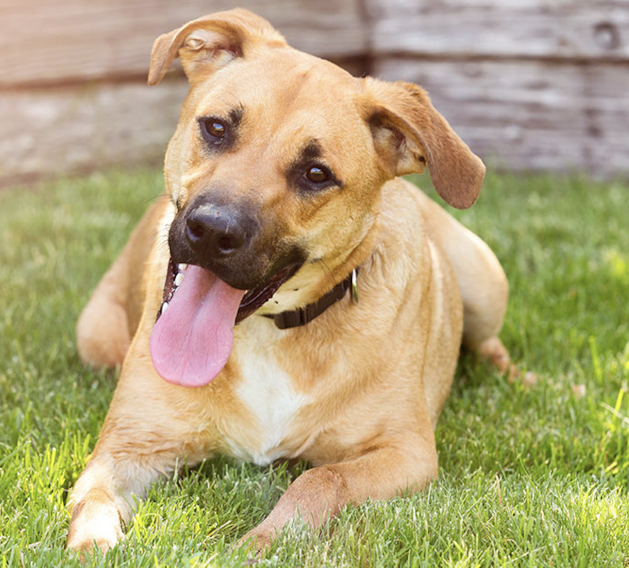
%> input picture image registration/dog2.png, 1258 x 1136 px (shown at 1/2 size)
$ octave random_algo.m   (GNU Octave 9; MATLAB toolbox functions it lacks are replaced by stand-ins)
%> lines starting %> are read from the running program, lines starting %| are printed output that depends on the picture
% deal with target image and floating image
%{
choose a piece of image (250:300,250:300)(name it target, but not real target).
Then rotated target 30 degree into target1.
Target1 is the real target we want and we are supposed to calculate the cost
between target1 and B. I choose same size with target in B and name it Y.
Rotate Y with degree r into Z. Calculate the cost between target1 and Z.

There are black part in target1 and Z.
 How should I deal with the black part and get the exact cost I want.

I  calculate the average cost for all pixes because just pixes
which are not black counts. For two different rotation,
the total number of pixes which counts is different.
But the optimized point I got by the program is
(0.83,0.35,0.83) which not the (0.55,0.55,0.083). I don?t know the reason yet.
average cost = 0.0027
%}


global B ;
global bm;
global bn;
global tm;
global tn;
global target;
global Mn;
global optimage;

% [35 lines of commented-out code are left out]

A = imread('dog2.png');
%> A is the input picture: size 1136x1258x3 uint8; mean R, G, B 177.2, 164.5, 121.2
A = rgb2gray(A);
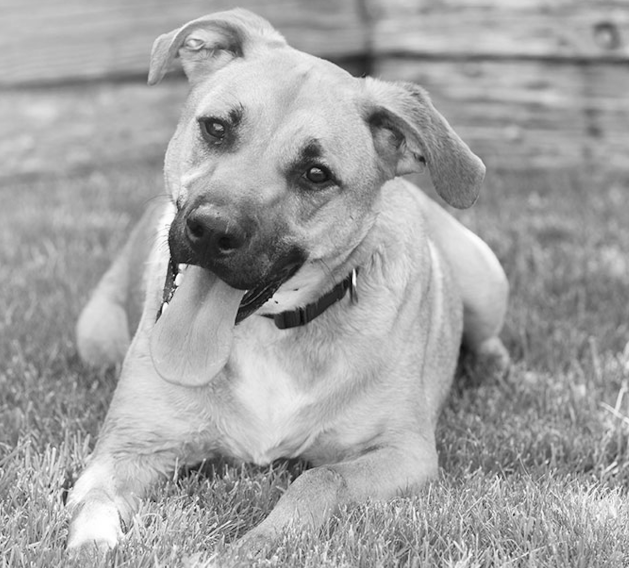
%> A: size 1136x1258 uint8 (shown at 1/2 size); min 0, max 255, mean 163.4
figure
imshow(A);
A = double(A)./256.0;
%> A: size 1136x1258 double
B = imread('dog.jpg');
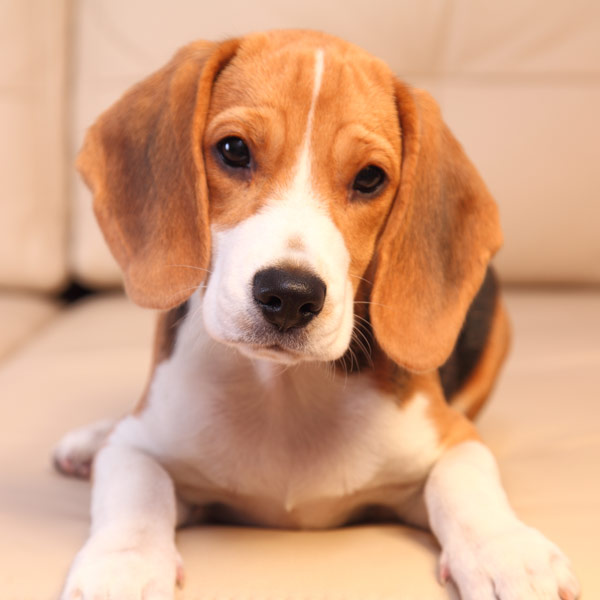
%> input picture image registration/dog.jpg, 600 x 600 px
%> B is the input picture: size 600x600x3 uint8; mean R, G, B 212.8, 163.5, 131.5
B = rgb2gray(B);
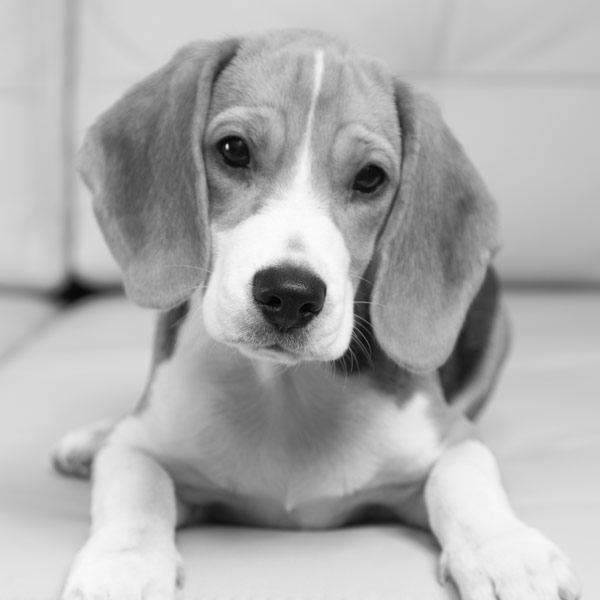
%> B: size 600x600 uint8; min 2, max 252, mean 174.6
figure
imshow(B);

B = double(B)./256.0;
%> B: size 600x600 double
[bm,bn] = size(B);
%> bm = 600; bn = 600

BR = imrotate(B,90,'bilinear');
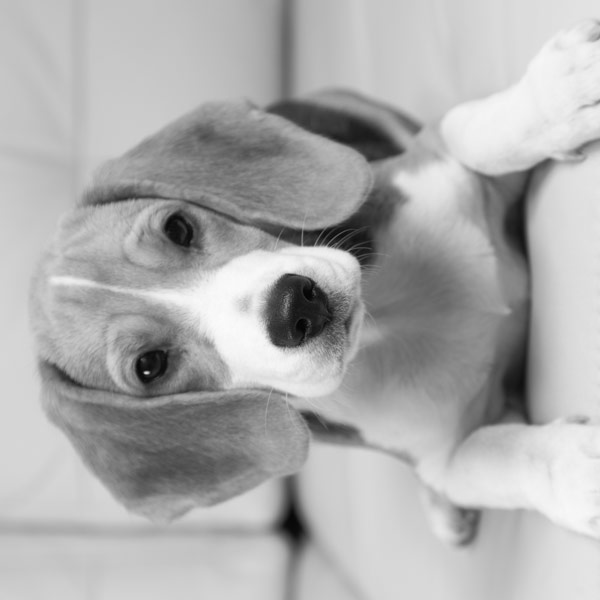
%> BR: size 600x600 double; min 0.00781, max 0.984, mean 0.682; mean of the top-left, top-right, bottom-left and bottom-right quarters 0.675, 0.696, 0.658, 0.699
[bm1,bn1]=size(BR);
%> bm1 = 600; bn1 = 600

target = BR(300:350,300:350);
%target = BR(100:150,150:200);
[tm,tn] = size(target);
%> tm = 51; tn = 51

Z3 = imtranslate(BR,[-299,-199]);
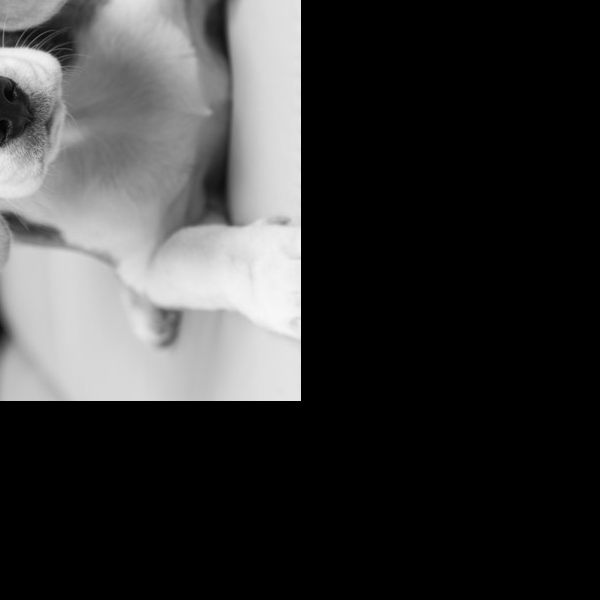
%> Z3: size 600x600 double; min 0, max 0.973, mean 0.224
%imshowpair(target, Z3(1:tm,1:tn), 'montage')
%pause(50)

tic
d = 3;
n = 4500;
Corner = zeros(1,d);% matrix for corner node
Width = zeros(1,d);% matrix for width and length
Center = zeros(1,d);% matrix for center node
area = ones(1,1);% matrix for retrangle area
f = zeros(1,1);% function value for center points
getrho = zeros(1,1);
a = zeros(1,d);
b = zeros(1,d);
V = zeros(1,n);
M = zeros(1,n);

i=0;
%xbest = rand(d,1)
xbest = [0.5,0.5,0.5]
fbest = funct(xbest,d);
% [31 lines not run here, left out]
function y = funct(c,d)
global bm;
global tm;

%jmc

s = c(1);
t = c(2);
r = c(3);

% [5 lines of commented-out code are left out]

y = regimage(s,t,r);
end


% [22 lines left out: function gradient, not called in this run]

function y = regimage(s,t,r)
%> called with s = 0.5, t = 0.5, r = 0.5

global B;
global target;
global tm;
global tn;
%jmc
global bm;
global bn;
global Mn;
global optimage;

Z = imrotate(B,r*180,'bilinear');
%Z1 = imtranslate(Z,[-s*(bm-tm),-t*(bn-tn)]);
Z1 = imtranslate(Z,[-s*(bm-tm),-t*(bn-tn)]);
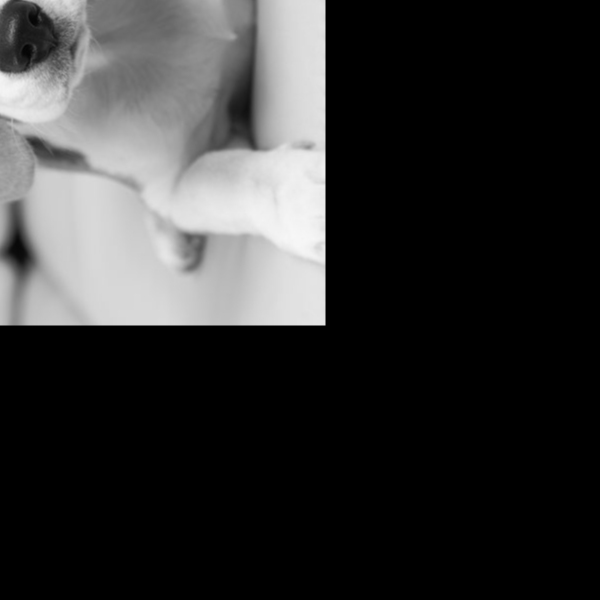
%> Z1: size 600x600 double; min 0, max 0.971, mean 0.198
Z2 = Z1(1:tm,1:tn);
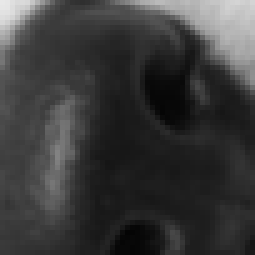
%> Z2: size 51x51 double (shown 5 times larger); min 0.0176, max 0.912, mean 0.23


%> (the run ends here)
